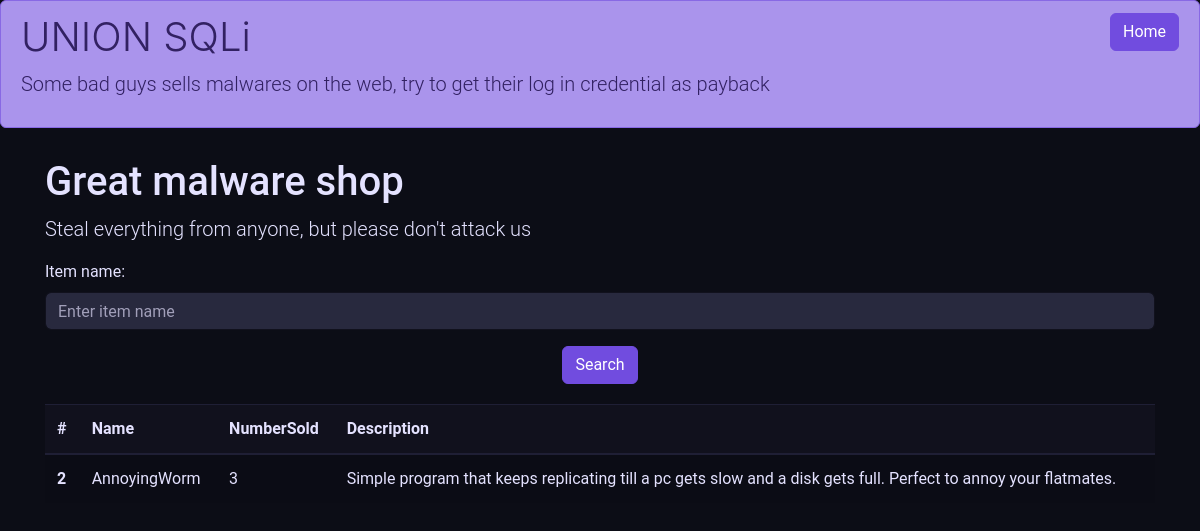
Page /php/progettoSWM/SQLi/SQLi2.php?name=AnnoyingWorm on the committed database.
### tables this page shows
CREATE TABLE `SQLi2_Items` (
  `ID` int NOT NULL AUTO_INCREMENT,
  `Name` char(100) NOT NULL,
  `NSold` int NOT NULL,
  `Description` blob NOT NULL,
  PRIMARY KEY (`ID`)
);

### php/progettoSWM/SQLi/SQLi2.php (the view, shortened to what this page needs)
<?php
require('../backend/dbConnector.php');
?>
<!DOCTYPE html>
<html lang="it">
<head>
  <link rel="stylesheet" href="../css/bootstrap4-neon-glow.min.css">
</head>
<body>
    <div class="ht-tm-element alert alert-primary" role="alert">
    <div class="row">
      <div class="col-sm-11">
        <h4 class="display-3" class="alert-heading">UNION SQLi</h4>
        <p class="lead">Some bad guys sells malwares on the web, try to get their log in credential as payback</p>
      </div>
      <div class="col-sm-1">
        <form action="/index.php" method="get">
          <div class="d-flex justify-content-center">
            <button type="submit" class="btn btn-primary">Home</button>
          </div>
        </form>
      </div>
    </div>
  </div>
	<div class="container" style="margin-top:30px">
        <h1>Great malware shop</h1>
        <div class="row">
            <div class="col-sm-12 ">
                <p class="lead">Steal everything from anyone, but please don't attack us</p>
                <form action="/SQLi/SQLi2.php" method="get">
                    <div class="form-group">
                        <label for="name">Item name:</label>
                        <input type="text" class="form-control" id="name" placeholder="Enter item name" name="name">
                    </div>
                    <div class="d-flex justify-content-center">
                        <button type="submit" class="btn btn-primary">Search</button>
                    </div>
                </form>
            </div>
        </div>
				<table class="table table-hover table-striped" style="margin-top: 20px;">
        <thead class="thead-dark">
            <tr>
            <th>#</th>
            <th>Name</th>
            <th>NumberSold</th>
            <th>Description</th>
            </tr>
        </thead>
				<tbody>
				<?php
					if(!empty($_GET['name'])){
						$query = "SELECT * FROM SQLi2_Items WHERE Name = '".$_GET['name']."';";
					}else{
						$query = "SELECT * FROM SQLi2_Items;";
					}
					$result = $db->query($query);
					while ($row = mysqli_fetch_assoc($result)) {
						echo('
						<tr>
						<th scope="row">'.$row['ID'].'</th>
						<td>'.$row['Name'].'</td>
						<td>'.$row['NSold'].'</td>
						<td>'.$row['Description'].'</td>
						</tr>
						');
					}
				?>
        </tbody>
        </table>
        </div>
</body>
</html>

### rows in the picture
sqli2_items: ID "2", Name "AnnoyingWorm", NSold "3", Description "Simple program that keeps replicating till a pc gets slow and a disk gets full. Perfect to annoy your flatmates."
